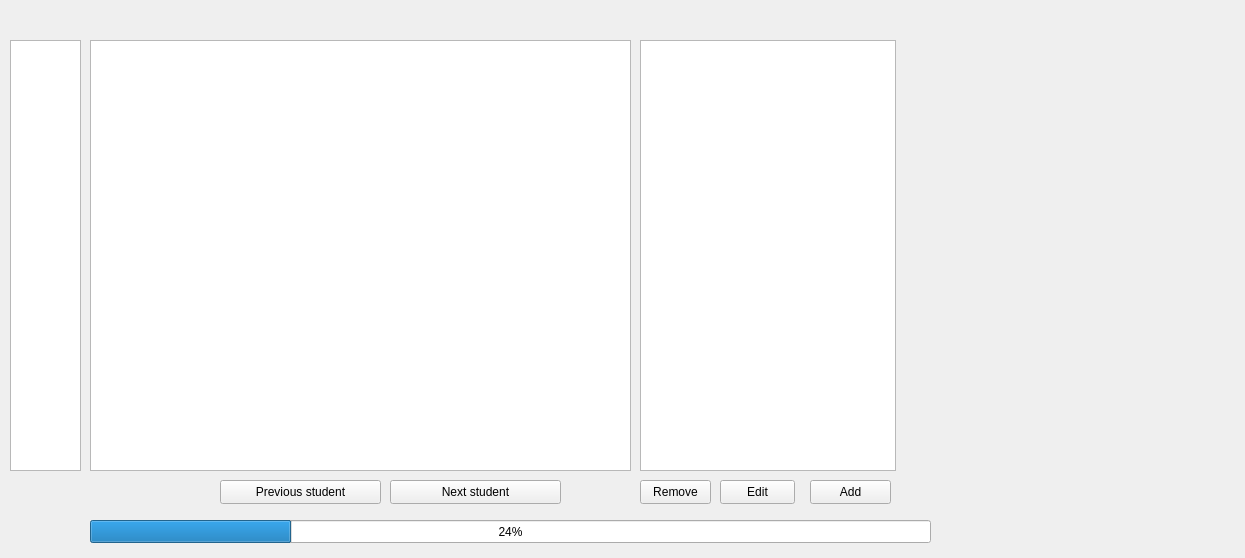
<?xml version="1.0" encoding="UTF-8"?>
<ui version="4.0">
 <class>Form</class>
 <widget class="QWidget" name="Form">
  <property name="geometry">
   <rect>
    <x>0</x>
    <y>0</y>
    <width>1245</width>
    <height>558</height>
   </rect>
  </property>
  <property name="windowTitle">
   <string>Form</string>
  </property>
  <widget class="QProgressBar" name="progressBar">
   <property name="geometry">
    <rect>
     <x>90</x>
     <y>520</y>
     <width>841</width>
     <height>23</height>
    </rect>
   </property>
   <property name="value">
    <number>24</number>
   </property>
  </widget>
  <widget class="QListWidget" name="lista">
   <property name="geometry">
    <rect>
     <x>640</x>
     <y>40</y>
     <width>256</width>
     <height>431</height>
    </rect>
   </property>
  </widget>
  <widget class="QTableWidget" name="answer_table">
   <property name="geometry">
    <rect>
     <x>90</x>
     <y>40</y>
     <width>541</width>
     <height>431</height>
    </rect>
   </property>
   <property name="rowCount">
    <number>0</number>
   </property>
  </widget>
  <widget class="QPushButton" name="pre_sudent">
   <property name="geometry">
    <rect>
     <x>220</x>
     <y>480</y>
     <width>161</width>
     <height>24</height>
    </rect>
   </property>
   <property name="text">
    <string>Previous student</string>
   </property>
  </widget>
  <widget class="QPushButton" name="next_student">
   <property name="geometry">
    <rect>
     <x>390</x>
     <y>480</y>
     <width>171</width>
     <height>24</height>
    </rect>
   </property>
   <property name="text">
    <string>Next student</string>
   </property>
  </widget>
  <widget class="QPushButton" name="rm_mistake">
   <property name="geometry">
    <rect>
     <x>640</x>
     <y>480</y>
     <width>71</width>
     <height>24</height>
    </rect>
   </property>
   <property name="text">
    <string>Remove</string>
   </property>
  </widget>
  <widget class="QPushButton" name="add_mistake">
   <property name="geometry">
    <rect>
     <x>810</x>
     <y>480</y>
     <width>81</width>
     <height>24</height>
    </rect>
   </property>
   <property name="text">
    <string>Add</string>
   </property>
  </widget>
  <widget class="QPushButton" name="edit_mistake">
   <property name="geometry">
    <rect>
     <x>720</x>
     <y>480</y>
     <width>75</width>
     <height>24</height>
    </rect>
   </property>
   <property name="text">
    <string>Edit</string>
   </property>
  </widget>
  <widget class="QWidget" name="widget" native="true">
   <property name="geometry">
    <rect>
     <x>920</x>
     <y>60</y>
     <width>301</width>
     <height>411</height>
    </rect>
   </property>
  </widget>
  <widget class="QListWidget" name="task_list">
   <property name="geometry">
    <rect>
     <x>10</x>
     <y>40</y>
     <width>71</width>
     <height>431</height>
    </rect>
   </property>
  </widget>
  <widget class="QLabel" name="student_label">
   <property name="geometry">
    <rect>
     <x>320</x>
     <y>10</y>
     <width>171</width>
     <height>16</height>
    </rect>
   </property>
   <property name="text">
    <string/>
   </property>
  </widget>
 </widget>
 <resources/>
 <connections/>
</ui>
